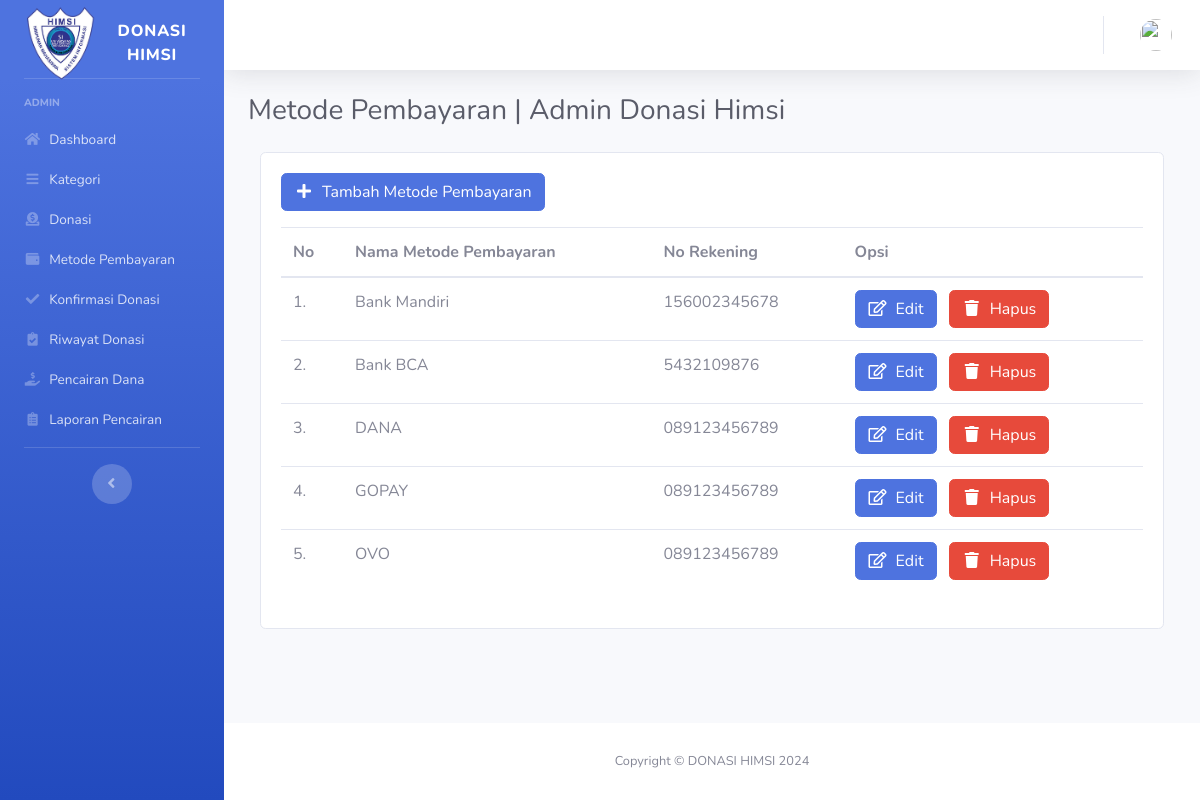
The page /index.php/admin/pembayaran on the database as committed earlier.
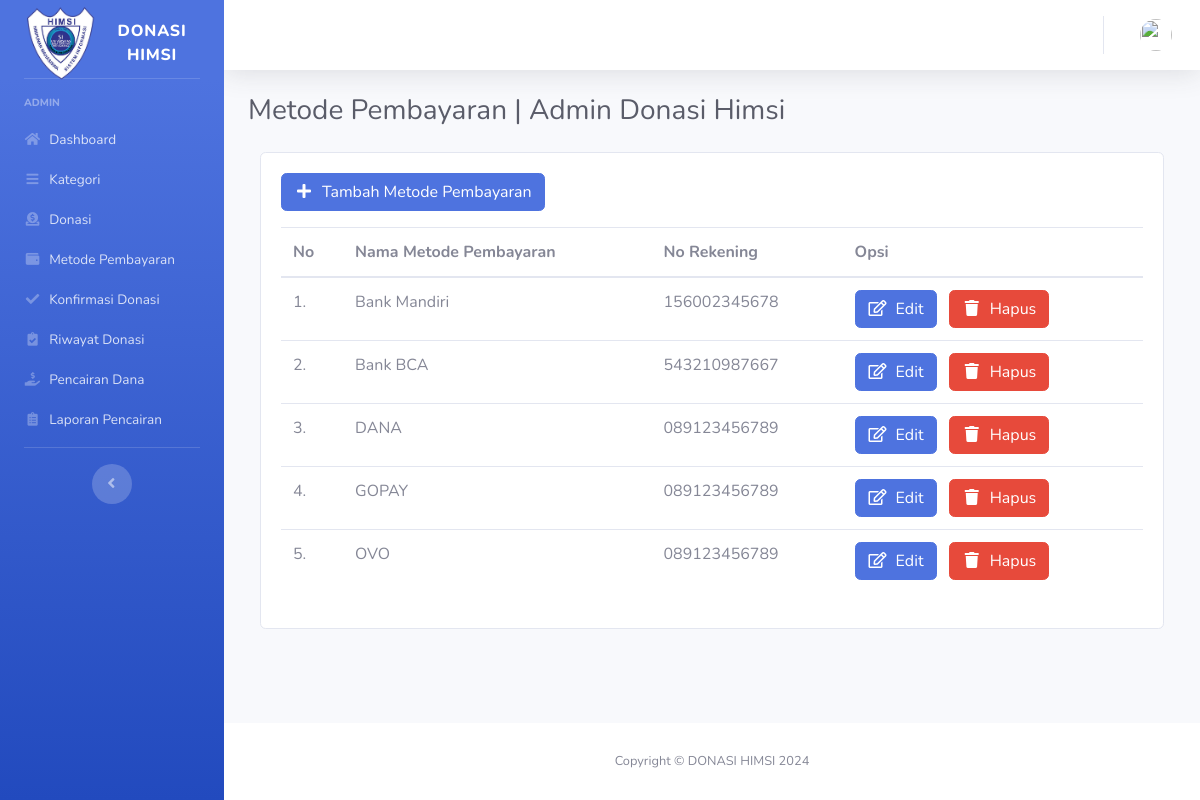
The same page on the database as committed later.
### tables this page shows
CREATE TABLE `pembayaran` (
  `id_pembayaran` int(11) NOT NULL,
  `nama_pembayaran` varchar(128) NOT NULL,
  `rekening` char(20) NOT NULL
);

### application/controllers/Admin.php (called while the page is built, shortened)
<?php
class Admin extends CI_Controller
{
    public function pembayaran()
    {
        $data['title'] = 'Metode Pembayaran | Admin Donasi Himsi';
        $data['user'] = $this->ModelUser->cekData(['email' => $this->session->userdata('email')])->row_array();
        $data['pembayaran'] = $this->db->get('pembayaran')->result_array();
        $this->form_validation->set_rules(
            'pembayaran',
            'Pembayaran',
            'required|min_length[3]',
            ['required' => 'Nama Pembayaran harus diisi', 'min_length' => 'Nama Pembayaran terlalu pendek']
        );
        $this->form_validation->set_rules(
            'rekening',
            'Rekening',
            'required|min_length[11]|max_length[12]',
            ['required' => 'No Rekening harus diisi', 'min_length' => 'Minimal 11 angka', 'max_length' => 'Maksimal 12 angka']
        );
        if ($this->form_validation->run() == false) {
            $this->load->view('templates/header', $data);
            $this->load->view('templates/sidebar', $data);
            $this->load->view('templates/topbar', $data);
            $this->load->view('admin/pembayaran', $data);
            $this->load->view('templates/footer');
        }
    }
}

### index.php (called while the page is built, shortened)
<?php
require_once BASEPATH.'core/CodeIgniter.php';

### application/views/admin/pembayaran.php (the view, shortened to what this page needs)
<div class="container-fluid">
    <h1 class="h3 mb-4 text-gray-800"><?= $title; ?></h1>
    <div class="col-12 grid-margin stretch-card">
        <div class="card">
            <div class="card-body">
                <a href="" class="btn btn-primary mb-3" data-toggle="modal" data-target="#newPembayaranModal">
                    <i class="fas fa-fw fa-plus mr-2"></i>Tambah Metode Pembayaran
                </a>
                <div class="widget">
                    <div class="table-responsive">
                        <table class="table table-hover">
                            <thead>
                                <tr>
                                    <th scope="col">No</th>
                                    <th scope="col">Nama Metode Pembayaran</th>
                                    <th scope="col">No Rekening</th>
                                    <th scope="col">Opsi</th>
                                </tr>
                            </thead>
                            <tbody>
                                <?php $i = 1; ?>
                                <?php foreach ($pembayaran as $p) : ?>
                                    <tr>
                                        <td scope="row"><?php echo $i . '.'; ?></td>
                                        <td><span><?php echo $p['nama_pembayaran']; ?></span></td>
                                        <td><span><?php echo $p['rekening']; ?></span></td>
                                        <td>
                                            <a href="<?php echo base_url(); ?>admin/edit_Pembayaran/<?php echo $p['id_pembayaran']; ?>" class="btn btn-primary mr-2"><i class="far fa-fw fa-edit mr-2"></i>Edit</a>
                                            <a href="<?php echo base_url(); ?>admin/hapus_Pembayaran/<?php echo $p['id_pembayaran']; ?>" class="btn btn-danger"><i class="fas fa-fw fa-trash mr-2"></i>Hapus</a>
                                        </td>
                                    </tr>
                                    <?php $i++; ?>
                                <?php endforeach; ?>
                            </tbody>
                        </table>
                    </div>
                </div>
            </div>
        </div>
    </div>
</div>
</div>

Rows that differ between the two databases and show on the page:
changed pembayaran "Bank BCA": rekening "5432109876" → "543210987667"
